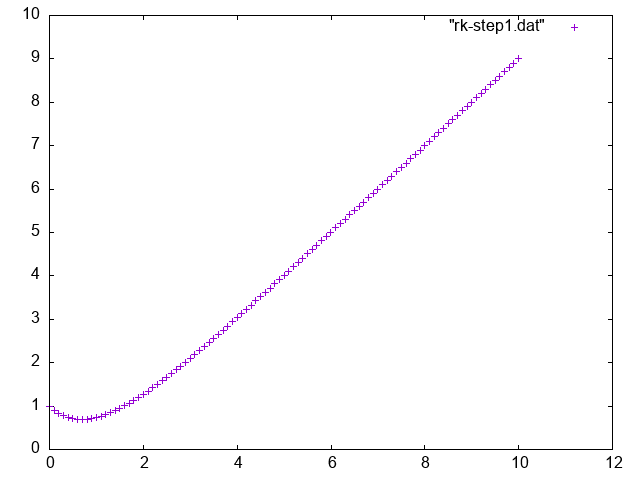

Write gnuplot code to recreate this figure.
plot "rk-step1.dat"
